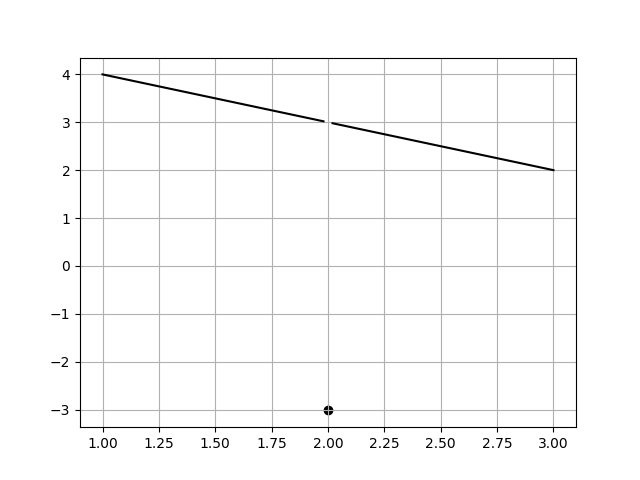

Here is the Python script that generated this plot:
import numpy as np
import matplotlib.pyplot as plt

def f(x):
    if x == 2:
        return -3
    return 5 - x

x = [1, 1.98, 2, 2.02, 3]
y = [f(i) for i in x]

plt.plot(x[:2], y[:2], c="black")
plt.plot(x[3:], y[3:], c="black")
plt.scatter(x[2], y[2], c="black")
plt.grid()

plt.savefig('595_03')
plt.show()

